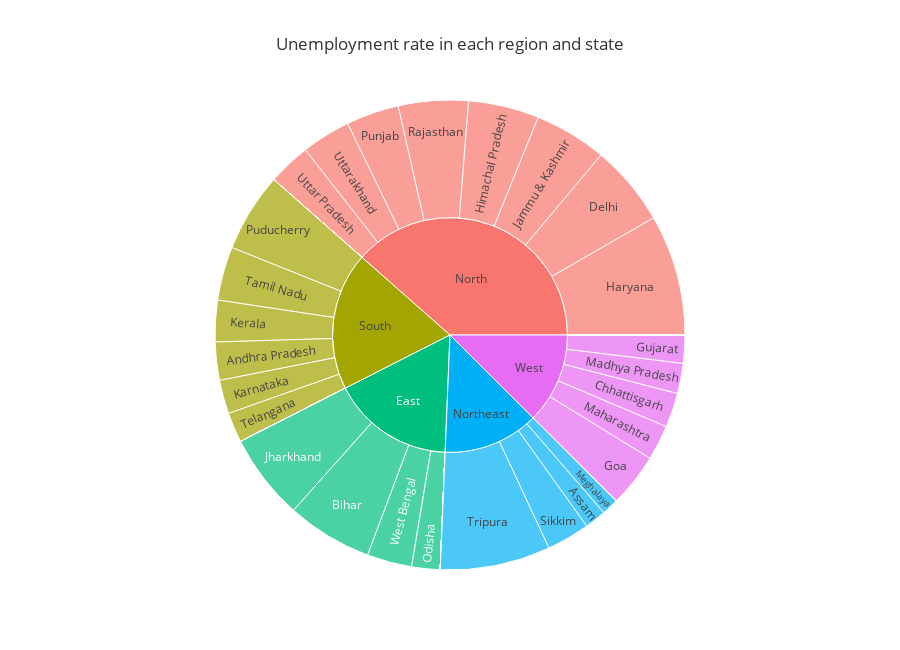

The code cell stored with this chart in its notebook:
### Code cell
# Create a sunburst chart to visualize unemployment rates by region and state

unemplo_df = df[['States', 'Region', 'Estimated Unemployment Rate', 'Estimated Employed', 'Estimated Labour Participation Rate']]
unemplo = unemplo_df.groupby(['Region', 'States'])['Estimated Unemployment Rate'].mean().reset_index()
fig = px.sunburst(unemplo, path=['Region', 'States'], values='Estimated Unemployment Rate',
                  color_continuous_scale='Plasma', title='Unemployment rate in each region and state',
                  height=650, template='ggplot2')
fig.show()

### Figure 1 — Plotly figure (JSON) as saved in the notebook; plotly's stock layout.template omitted (floating-point values rounded to 4 significant figures; data arrays with more than 128 entries replaced by an {"elided": "..."} marker saying what was removed)
{"data": [{"branchvalues": "total", "domain": {"x": [0, 1], "y": [0, 1]}, "hovertemplate": "labels=%{label}<br>Estimated Unemployment Rate=%{value}<br>parent=%{parent}<br>id=%{id}<extra></extra>", "ids": {"elided": "140 str values"}, "labels": {"elided": "140 str values"}, "name": "", "parents": {"elided": "140 str values"}, "type": "sunburst", "values": {"elided": "140 float values"}}], "layout": {"height": 650, "legend": {"tracegroupgap": 0}, "title": {"text": "Unemployment rate in each region and state"}}}
